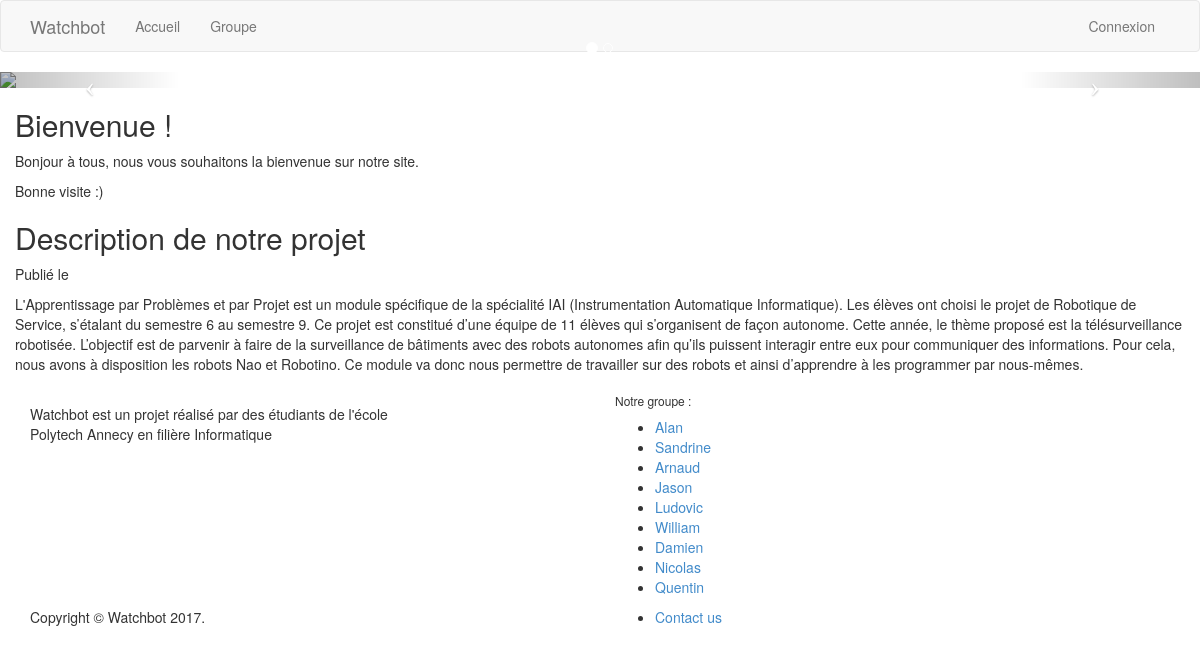
The page / on the database its author committed.
### tables this page shows
CREATE TABLE IF NOT EXISTS `post` (
  `id` INT NOT NULL AUTO_INCREMENT,
  `title` VARCHAR(45) NULL,
  `content` LONGTEXT NULL,
  `date` DATETIME NULL,
  `category_id` INT NULL,
  PRIMARY KEY (`id`));

### core/Controller/Controller.php (called while the page is built, shortened)
<?php
class Controller{
    protected $viewPath;
    private $rendered 	= false;
    public function render($view, $var = []){
        if($this->rendered){return false;}
        $var['isLogged'] = $this->isLogged;
        extract($var);
        require $this->viewPath . str_replace('.',DS,$view).'.php';
        $this->rendered = true;
    }
}

### app/Controller/HomeController.php (called while the page is built, shortened)
<?php
class HomeController extends AppController{
    public function index(){
        $posts = $this->post->getAllHomePosts();
        $this->render('index', compact('posts'));
    }
}

### core/Url/Dispatcher.php (called while the page is built, shortened)
<?php
class Dispatcher
{
    public function __construct(){
        $this->request = new Request();
        $action = $this->request->action;
        if($this->request->prefix){
            $controller = $this->loadController(true);
        } else {
            $controller = $this->loadController(false);
        }
        call_user_func_array(array($controller, $action),$this->request->params);
    }
    public function loadController($admin)
    {
        $admin_folder = '';
        $name = ucfirst($this->request->controller) . 'Controller';
        $root_controller = ROOT . DS . 'app' . DS . 'Controller' .$admin_folder. DS . $name . '.php';
        if (!file_exists($root_controller)) {
            $this->error();
        } else {
            $controller = new $name();
            return $controller;
        }
    }
}

### public/index.php (called while the page is built, shortened)
<?php
new Core\Url\Dispatcher();
?>

### core/Table/Table.php (called while the page is built, shortened)
<?php
class Table
{
    protected $db;
    public function __construct(Database $db)
    {
        $this->db = $db;
    }
    public function query($statement, $attributes = null, $one = false){
        if($attributes) {
            return $this->db->prepare(
                $statement,
                $attributes,
                str_replace('Table', 'Entity', get_class($this)),
                $one);
        } else {
            return $this->db->query(
                $statement,
                str_replace('Table', 'Entity', get_class($this)),
                $one);
        }
    }
}

### core/Database.php (called while the page is built, shortened)
<?php
class Database{
	private $db_name;
	private $db_user;
	private $db_password ;
	private $db_host ;
	private $pdo;
	public function __construct($db_host, $db_name, $db_user, $db_password){
		$this->db_name = $db_name;
		$this->db_user = $db_user;
		$this->db_password = $db_password;
		$this->db_host = $db_host;
	}
	public function getPDO(){
		if($this->pdo==null){
			$pdo = new PDO('mysql:dbname='.$this->db_name.';host='.$this->db_host,$this->db_user,$this->db_password);
			$pdo->setAttribute(PDO::ATTR_ERRMODE, PDO::ERRMODE_EXCEPTION);
			$this->pdo = $pdo;
		}
		return $this->pdo;
	}
	public function prepare($statement, $attributes, $class_name = null, $one = false){
		$req = $this->getPDO()->prepare($statement);
		$res = $req->execute($attributes);
		if($class_name === null){
			$req->setFetchMode(PDO::FETCH_OBJ);
		} else {
			$req->setFetchMode(PDO::FETCH_CLASS, $class_name);
		}
		if($one) {
			$datas = $req->fetch();
		} else {
			$datas = $req->fetchAll();
		}
		return $datas;
	}
}
?>

### app/Table/PostTable.php (called while the page is built, shortened)
<?php
class PostTable extends Table
{
    public function getAllHomePosts(){
        return $this->query("
            SELECT post.id, post.title, post.content, post.date, category.title as category
            FROM post
            LEFT JOIN category ON post.category_id = category.id
            WHERE category.title = ?
            ORDER BY post.date DESC", ['Accueil']);
    }
}

### app/Autoloader.php (called while the page is built, shortened)
<?php
class Autoloader{
	static function autoload($class)
    {
    	if (strpos($class, 'stdClass') === false) {
			if(strpos($class, __NAMESPACE__ . '\\') === 0) {
				$class = str_replace(__NAMESPACE__ . '\\', '', $class);
				$class = str_replace('\\', DS, $class);
			}
    	}
	}
}
?>

### core/Autoloader.php (called while the page is built, shortened)
<?php
class Autoloader{
	static function autoload($class)
    {
		if(strpos($class, __NAMESPACE__ . '\\') === 0) {
			$class = str_replace(__NAMESPACE__ . '\\', '', $class);
			$class = str_replace('\\', DS, $class);
		}
	}
}
?>

### app/Views/index.php (the view, shortened to what this page needs)
<div id="myCarousel" class="carousel slide">
		<ol class="carousel-indicators">
			<li data-target="" data-slide-to="0" class="active"></li>
			<li data-target="" data-slide-to="1"></li>
		</ol>
		<div class="carousel-inner">
			<div class="item active">
				<div class="carousel-page">
					<img src="<?= BASE_URL.'/public/img/carousel-1.jpg';?>" class="img-responsive" style="margin:0px auto;">
				</div>
			</div>
		</div>
		<a class="left carousel-control" href="#myCarousel" data-slide="prev">
			<span class="icon-prev"></span>
		</a>
		<a class="right carousel-control" href="#myCarousel" data-slide="next">
			<span class="icon-next"></span>
		</a>
	</div>
<div>
<div class="container-fluid">
    <div class="col-sr-7 post-layout">
        <div class="content-post">
            <h2 class="title">Bienvenue !</h2>
            <p>Bonjour à tous, nous vous souhaitons la bienvenue sur notre site.</p>
            <p>Bonne visite :)</p>
        </div>
    </div>
    <div class="col-sr-7 post-layout">
        <div class="content-post">
            <?php foreach ($posts as $k):?>
                <h2 class="title"><?= $k->title; ?></h2>
                <p class="date">Publié le <?= $k->date; ?></p>
                <p><?= $k->content; ?></p>
            <?php endforeach; ?>
        </div>
    </div>
</div>

### rows shown on the page
post: title "Description de notre projet", content "L'Apprentissage par Problèmes et par Projet est un module spécifique de la spécialité IAI (Instrumentation Automatique Informatique). Les élèves ont choisi le projet de Robotique de Service, s’étalant du semestre 6 au semestre 9. Ce projet est constitué d’une équipe de 11 élèves qui s’organisent de façon autonome. Cette année, le thème proposé est la télésurveillance robotisée. L’objectif est de parvenir à faire de la surveillance de bâtiments avec des robots autonomes afin qu’ils puissent interagir entre eux pour communiquer des informations. Pour cela, nous avons à disposition les robots Nao et Robotino. Ce module va donc nous permettre de travailler sur des robots et ainsi d’apprendre à…"

### other values the page prints
App::getInstance()->name_website "Watchbot"
